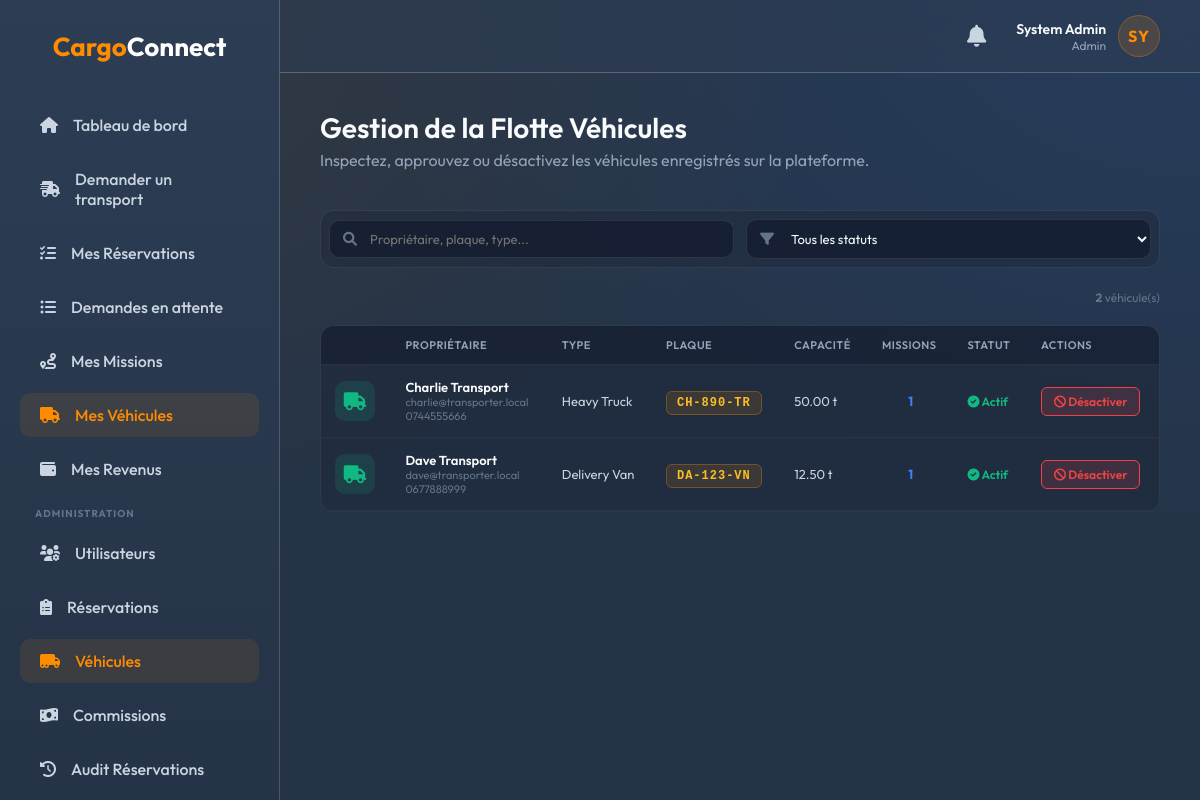
Page /admin/vehicles.php (signed in) on the committed database.
### tables this page shows
CREATE TABLE IF NOT EXISTS vehicles (
    id INT UNSIGNED AUTO_INCREMENT PRIMARY KEY,
    owner_id INT UNSIGNED NOT NULL,
    vehicle_type VARCHAR(50) NOT NULL,
    capacity DECIMAL(8,2) NOT NULL COMMENT 'Capacity in cubic meters/tons',
    plate_number VARCHAR(20) NOT NULL UNIQUE,
    status ENUM('active', 'inactive') NOT NULL DEFAULT 'active',
    is_activation_requested TINYINT(1) DEFAULT 0, 
    deactivated_by_admin TINYINT(1) DEFAULT 0,
    created_at TIMESTAMP DEFAULT CURRENT_TIMESTAMP,
    updated_at TIMESTAMP DEFAULT CURRENT_TIMESTAMP ON UPDATE CURRENT_TIMESTAMP,
    FOREIGN KEY (owner_id) REFERENCES users(id) ON DELETE CASCADE,
    INDEX idx_vehicle_owner (owner_id)
);

CREATE TABLE IF NOT EXISTS users (
    id INT UNSIGNED AUTO_INCREMENT PRIMARY KEY,
    name VARCHAR(100) NOT NULL,
    email VARCHAR(150) NOT NULL UNIQUE,
    password_hash VARCHAR(255) NOT NULL,
    phone VARCHAR(20) UNIQUE,
    role ENUM('client', 'transporter', 'admin') NOT NULL DEFAULT 'client',
    status ENUM('active', 'suspended', 'pending') NOT NULL DEFAULT 'active',
    id_card_url VARCHAR(255) NULL,
    id_is_verified TINYINT(1) DEFAULT 0,
    region VARCHAR(255) NULL DEFAULT 'Algérie',
    contract_signed TINYINT(1) DEFAULT 0,
    contract_signed_at DATETIME NULL,
    has_accepted_contract TINYINT(1) DEFAULT 0,
    created_at TIMESTAMP DEFAULT CURRENT_TIMESTAMP,
    updated_at TIMESTAMP DEFAULT CURRENT_TIMESTAMP ON UPDATE CURRENT_TIMESTAMP,
    last_login DATETIME NULL,
    remember_token VARCHAR(255) NULL,
    INDEX idx_user_email (email),
    INDEX idx_user_role (role)
);

### functions/admin/vehicles.php (called while the page is built, shortened)
<?php
function getAllVehicles($pdo, $filters = []) {
    $where = [];
    $params = [];
    $sql = "SELECT v.*, u.name as owner_name, u.email as owner_email, u.phone as owner_phone,
            (SELECT COUNT(*) FROM reservations r WHERE r.vehicle_id = v.id) as total_trips
            FROM vehicles v
            JOIN users u ON v.owner_id = u.id";
    $sql .= " ORDER BY v.created_at DESC";
    $stmt = $pdo->prepare($sql);
    $stmt->execute($params);
    return $stmt->fetchAll(PDO::FETCH_ASSOC);
}

### admin/vehicles.php (the view, shortened to what this page needs)
<?php
$db = new Database();
$pdo = $db->getConnection();
$filters = [
    'status' => $_GET['status'] ?? '',
    'search' => $_GET['search'] ?? '',
];
$vehicles = getAllVehicles($pdo, $filters);
?>
<!DOCTYPE html>
<html lang="fr">
<head>
    <link href="https://cdnjs.cloudflare.com/ajax/libs/font-awesome/6.0.0/css/all.min.css" rel="stylesheet">
    <link rel="stylesheet" href="<?php echo CSS_URL; ?>style.css">
    <link rel="stylesheet" href="<?php echo CSS_URL; ?>dashboard.css">
</head>
<body>
<div class="dashboard-layout">
    <?php include INC_PATH . 'sidebar.php'; ?>
    <main class="main-content">
        <?php include INC_PATH . 'topbar.php'; ?>
        <div class="page-header">
            <div>
                <h1>Gestion de la Flotte Véhicules</h1>
                <p style="color: #94a3b8; margin-top: 5px;">Inspectez, approuvez ou désactivez les véhicules enregistrés sur la plateforme.</p>
            </div>
        </div>
        <div class="filter-wrapper" style="margin-top: 25px; margin-bottom: 20px;">
            <form method="GET" class="premium-filter" style="display: flex; flex-direction: column; gap: 12px;">
                <div class="filter-group" style="display: flex; align-items: center; gap: 12px; background: rgba(30, 41, 59, 0.5); border: 1px solid rgba(255,255,255,0.08); padding: 8px; border-radius: 14px; backdrop-filter: blur(10px);">
                    <div class="filter-input-wrap" style="position: relative; flex: 1; display: flex; align-items: center;">
                        <i class="fas fa-search" style="position: absolute; left: 14px; color: #64748b; font-size: 14px; pointer-events: none;"></i>
                        <input type="text" name="search" placeholder="Propriétaire, plaque, type..." value="<?php echo htmlspecialchars($filters['search']); ?>" onchange="this.form.submit()" style="width: 100%; background: rgba(15, 23, 42, 0.6); border: 1px solid rgba(255,255,255,0.1); border-radius: 10px; padding: 10px 14px 10px 40px; color: #f8fafc; font-size: 13px; outline: none;">
                    </div>
                    <div class="filter-select-wrap" style="position: relative; flex: 1; display: flex; align-items: center;">
                        <i class="fas fa-filter" style="position: absolute; left: 14px; color: #64748b; font-size: 14px; pointer-events: none;"></i>
                        <select name="status" onchange="this.form.submit()" style="width: 100%; background: rgba(15, 23, 42, 0.6); border: 1px solid rgba(255,255,255,0.1); border-radius: 10px; padding: 10px 14px 10px 40px; color: #f8fafc; font-size: 13px; outline: none;">
                            <option value="">Tous les statuts</option>
                        </select>
                    </div>
                </div>
                <div style="display: flex; align-items: center; gap: 8px; flex-wrap: wrap; margin-left: 5px; margin-top: 10px;">
                    <span style="font-size: 12px; color: #64748b; margin-left: auto;"><strong><?php echo count($vehicles); ?></strong> véhicule(s)</span>
                </div>
            </form>
        </div>
        <div class="table-container">
            <table class="veh-table">
                <thead>
                    <tr>
                        <th></th>
                        <th>Propriétaire</th>
                        <th>Type</th>
                        <th>Plaque</th>
                        <th>Capacité</th>
                        <th>Missions</th>
                        <th>Statut</th>
                        <th>Actions</th>
                    </tr>
                </thead>
                <tbody>
                    <?php if (empty($vehicles)): ?>
                        <tr><td colspan="8" style="text-align:center; padding:40px; color:#64748b;">Aucun véhicule trouvé.</td></tr>
                    <?php else: ?>
                        <?php foreach ($vehicles as $v): ?>
                        <tr>
                            <td>
                                <div class="vehicle-icon <?php echo $v['status']; ?>">
                                    <i class="fas fa-truck"></i>
                                </div>
                            </td>
                            <td>
                                <div style="font-weight:600; color:#f8fafc;"><?php echo htmlspecialchars($v['owner_name']); ?></div>
                                <div style="font-size:11px; color:#64748b;"><?php echo htmlspecialchars($v['owner_email']); ?></div>
                                <div style="font-size:11px; color:#64748b;"><?php echo htmlspecialchars($v['owner_phone']); ?></div>
                            </td>
                            <td><?php echo htmlspecialchars($v['vehicle_type']); ?></td>
                            <td><span class="plate-badge"><?php echo htmlspecialchars($v['plate_number']); ?></span></td>
                            <td><?php echo number_format($v['capacity'], 2); ?> t</td>
                            <td style="text-align:center;">
                                <span style="color:#3b82f6; font-weight:700;"><?php echo $v['total_trips']; ?></span>
                            </td>
                            <td>
                                <?php if ($v['status'] === 'active'): ?>
                                    <span style="color:#10b981; font-weight:600; font-size:12px;"><i class="fas fa-check-circle"></i> Actif</span>
                                <?php endif; ?>
                            </td>
                            <td>
                                <div class="action-btns">
                                    <?php if ($v['status'] !== 'inactive'): ?>
                                    <form method="POST" onsubmit="return confirm('Désactiver ce véhicule ?');">
                                        <button type="submit" class="btn-reject"><i class="fas fa-ban"></i> Désactiver</button>
                                    </form>
                                    <?php endif; ?>
                                </div>
                            </td>
                        </tr>
                        <?php endforeach; ?>
                    <?php endif; ?>
                </tbody>
            </table>
        </div>
    </main>
</div>
</body>
</html>

### public/css/style.css (style rules this page uses)
:root { --primary: #ff8c00; --primary-hover: #ff6b00; --bg-dark: #243347; --bg-card: #2d3d54; --text-main: #f1f5f9; --text-muted: #94a3b8; --glass-bg: rgba(45, 61, 84, 0.7); --glass-border: rgba(255, 255, 255, 0.18); --glass-shadow: 0 15px 35px rgba(0, 0, 0, 0.15); }
* { margin: 0; padding: 0; box-sizing: border-box; font-family: 'Outfit', sans-serif; }
body { min-height: 100vh; background: var(--bg-dark); display: flex; flex-direction: column; color: var(--text-main); position: relative; overflow-x: hidden; }

### public/css/dashboard.css (style rules this page uses)
body { background: #243347; background-image: radial-gradient(at 0% 0%, rgba(255, 140, 0, 0.08) 0px, transparent 50%), radial-gradient(at 100% 0%, rgba(59, 130, 246, 0.12) 0px, transparent 50%); background-attachment: fixed; min-height: 100vh; color: #f1f5f9; font-family: 'Outfit', 'Inter', sans-serif; }
.dashboard-layout { display: flex; min-height: 100vh; }
.main-content { flex: 1; padding: 110px 40px 40px 40px; margin-left: 280px; width: calc(100% - 280px); overflow-y: auto; position: relative; z-index: 10; }
.page-header { display: flex; justify-content: space-between; align-items: center; margin-bottom: 40px; }
.page-header h1 { font-size: 28px; font-weight: 600; }
h1, h2, h3, h4, .stat-details .num { color: #f8fafc; }
.page-header p { color: #94a3b8 !important; }

### admin/vehicles.php (style rules this page uses)
.table-container { background: rgba(30,41,59,0.6); border: 1px solid rgba(255,255,255,0.06); border-radius: 14px; overflow: hidden; margin-top: 16px; }
.veh-table { width: 100%; border-collapse: collapse; }
.veh-table thead th { padding: 12px 14px; text-align: left; font-size: 11px; text-transform: uppercase; color: #94a3b8; letter-spacing: 0.5px; font-weight: 600; border-bottom: 1px solid rgba(255,255,255,0.06); background: rgba(15,23,42,0.4); }
.veh-table tbody td { padding: 14px; border-bottom: 1px solid rgba(255,255,255,0.04); font-size: 13px; color: #cbd5e1; vertical-align: middle; }
.veh-table tbody tr { transition: background 0.2s; }
.plate-badge { background: rgba(255,140,0,0.12); border: 1px solid rgba(255,140,0,0.3); color: #fbbf24; font-size: 12px; font-weight: 700; padding: 4px 10px; border-radius: 6px; font-family: 'Courier New', monospace; letter-spacing: 1px; }
.vehicle-icon { width: 40px; height: 40px; border-radius: 10px; display: flex; align-items: center; justify-content: center; font-size: 18px; }
.vehicle-icon.active { background: rgba(16,185,129,0.15); color: #10b981; }
.action-btns { display: flex; gap: 6px; }
.action-btns form button { padding: 6px 12px; border-radius: 6px; font-size: 12px; border: 1px solid; cursor: pointer; transition: all 0.2s; font-weight: 600; }
.btn-reject { background: rgba(239,68,68,0.15); border-color: rgba(239,68,68,0.3); color: #ef4444; }

### rows in the picture
vehicles: owner.name "Charlie Transport", owner.email "charlie@transporter.local", owner.phone "0744555666", vehicle_type "Heavy Truck", plate_number "CH-890-TR", capacity "50.00", total_trips "1", status "active" (drawn)
vehicles: owner.name "Dave Transport", owner.email "dave@transporter.local", owner.phone "0677888999", vehicle_type "Delivery Van", plate_number "DA-123-VN", capacity "12.50", total_trips "1", status "active" (drawn)

### other values in the picture
$userName "System Admin"
$userRole "Admin"
$userInitials "SY"
count($vehicles) "2"
